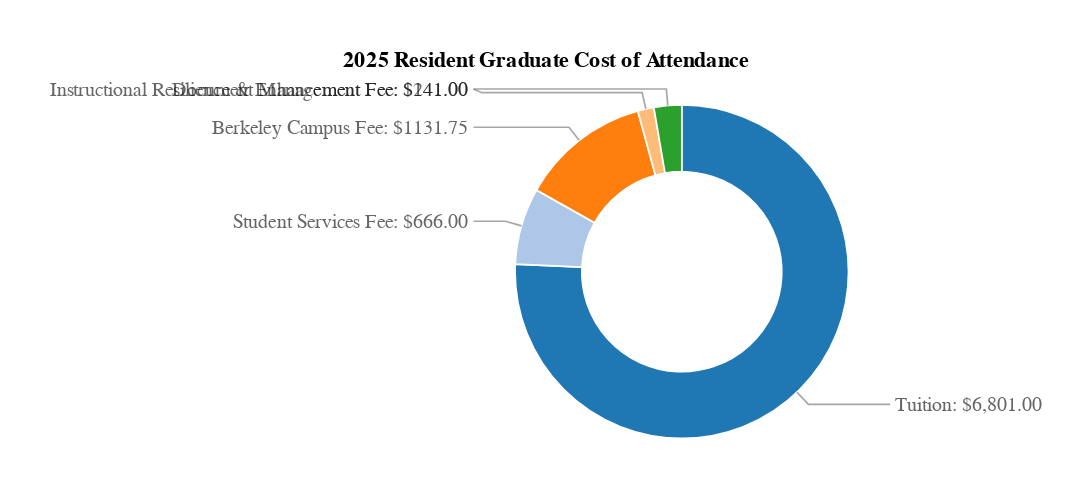

Describe this chart as a Vega-Lite specification.
### Vega specification from a JSON file in a GitHub repository (floating-point values rounded to 4 significant figures)
{"$schema": "https://vega.github.io/schema/vega/v6.json", "title": "2025 Resident Graduate Cost of Attendance", "description": "Donut with non-overlapping labels.", "width": 200, "height": 200, "autosize": "pad", "padding": 30, "signals": [{"name": "startAngle", "value": 0}, {"name": "sortField", "update": "''", "description": "Sort field if desired"}, {"name": "sortOrder", "update": "''", "description": "Sort order if desired (ascending or descending)"}, {"name": "labelFontSize", "init": "12", "description": "The font size used for labels"}, {"name": "labelHeight", "update": "labelFontSize", "description": "This is approximately the same as the label font size but can be adjusted if you want extra padding"}, {"name": "innerRadius", "update": "60"}, {"name": "outerRadius", "update": "100"}, {"name": "counter", "description": "Counter used to loop through an array", "value": 0, "on": [{"events": {"type": "timer", "throttle": 0}, "update": "counter<length(data('labelPositions'))?counter + 1:counter"}, {"events": {"signal": "leftRightCount"}, "update": "0"}]}, {"name": "shiftArray", "description": "An array of shift positions", "update": "{right: leftRightCount.right!=0? pluck(data('labelPositions')[0]['shiftArray'],'shift'):[], left: leftRightCount.left!=0? pluck(data('labelPositions')[leftRightCount.right]['shiftArray'],'shift'):[]}"}, {"name": "leftRightCountArray", "description": "Array of label sides", "update": "reverse(sort( pluck( data('labelPositions'), 'side')))"}, {"name": "leftRightCount", "description": "Count of  label sides", "update": "{right:lastindexof(leftRightCountArray,'right')+1,left:length(leftRightCountArray)- (lastindexof(leftRightCountArray,'right')+1)}"}, {"name": "p1", "description": "Used to loop through position array one element at a time with a running sum but reseting the counter to 0 if it ever goes negative", "value": {"right": 0, "left": 0}, "on": [{"events": {"signal": "leftRightCount"}, "update": "{'right': 0, 'left': 0}"}, {"events": {"signal": "counter"}, "update": "{right:shiftArray.right[counter-1]+p1.right<0?0:shiftArray.right[counter-1]+p1.right, left:shiftArray.left[counter-1]+p1.left<0?0:shiftArray.left[counter-1]+p1.left}", "force": true}]}, {"name": "p2", "description": "Used to reassemble the position array as a string with final shift positions", "value": {"right": [], "left": []}, "on": [{"events": {"signal": "leftRightCount"}, "update": "{'right': [], 'left': []}"}, {"events": {"signal": "p1"}, "update": "{right:length(p2.right)!=0? p1.right+','+p2.right:p1.right,left:length(p2.left)!=0? p1.left+','+p2.left:p1.left}"}]}, {"name": "shiftArrayRunning", "description": "Converts a string to an array and reverses", "update": "{right:reverse(split(p2.right,',')),left:reverse(split(p2.left,','))}"}], "data": [{"name": "table", "values": [{"id": "Tuition: $6,801.00", "value": 6801}, {"id": "Student Services Fee: $666.00", "value": 666}, {"id": "Berkeley Campus Fee: $1131.75", "value": 1132.0}, {"id": "Instructional Resilience & Enhancement Fee: $141.00", "value": 141}, {"id": "Document Management Fee: $241.00", "value": 241}], "transform": [{"type": "collect", "sort": {"field": {"signal": "sortField"}, "order": {"signal": "sortOrder"}}}, {"type": "pie", "field": "value", "startAngle": {"signal": "startAngle"}, "endAngle": {"signal": "round((2*PI)*10000)/10000+startAngle"}}, {"type": "formula", "as": "middleAngle", "expr": " (((datum.endAngle - datum.startAngle)/2) + datum.startAngle)-PI/2"}, {"type": "formula", "as": "side", "expr": "datum.middleAngle + PI/2  <= PI || datum.middleAngle + PI/2 >= 2*PI && datum.middleAngle + PI/2 <= PI*3?'right':'left'"}, {"type": "formula", "as": "x1", "expr": " (outerRadius *cos(datum.middleAngle))+width/2 "}, {"type": "formula", "as": "y1", "expr": " (outerRadius*sin(datum.middleAngle))+width/2 "}, {"type": "formula", "as": "x2", "expr": " ((outerRadius+10)*cos(datum.middleAngle))+width/2 "}, {"type": "formula", "as": "y2", "expr": " ((outerRadius+10)*sin(datum.middleAngle))+width/2 "}, {"type": "formula", "as": "x3", "expr": "datum.side== 'right'?outerRadius+(width/2)+20:(width/2)-outerRadius-20"}, {"type": "formula", "as": "bin", "expr": "0"}]}, {"name": "leftExt", "source": ["table"], "transform": [{"type": "filter", "expr": "datum.side=='left'"}, {"type": "extent", "field": "y2", "signal": "leftExt"}]}, {"name": "rightExt", "source": ["table"], "transform": [{"type": "filter", "expr": "datum.side=='right'"}, {"type": "extent", "field": "y2", "signal": "rightExt"}]}, {"name": "labelSequenceRight", "transform": [{"type": "sequence", "start": {"signal": "rightExt[0]"}, "stop": {"signal": "(rightExt[1]+labelHeight)"}, "step": {"signal": "labelHeight"}, "as": "bin"}, {"type": "formula", "expr": "'right'", "as": "side"}]}, {"name": "labelSequenceLeft", "transform": [{"type": "sequence", "start": {"signal": "leftExt[0]"}, "stop": {"signal": "(leftExt[1]+labelHeight)"}, "step": {"signal": "labelHeight"}, "as": "bin"}, {"type": "formula", "expr": "'left'", "as": "side"}]}, {"name": "labelBinsRight", "source": ["rightExt", "labelSequenceRight"], "transform": [{"type": "bin", "field": "y2", "step": {"signal": "labelHeight"}, "extent": {"signal": "rightExt"}, "interval": false, "as": ["binTemp", "bin1"], "nice": false}, {"type": "formula", "expr": "datum.bin==0?datum.binTemp:datum.bin", "as": "bin"}]}, {"name": "labelBinsLeft", "source": ["leftExt", "labelSequenceLeft"], "transform": [{"type": "bin", "field": "y2", "step": {"signal": "labelHeight"}, "extent": {"signal": "leftExt"}, "interval": false, "as": ["binTemp", "bin1"], "nice": false}, {"type": "formula", "expr": "datum.bin==0?datum.binTemp:datum.bin", "as": "bin"}]}, {"name": "labelPositions", "source": ["labelBinsLeft", "labelBinsRight"], "transform": [{"type": "joinaggregate", "ops": ["count"], "as": ["count"], "groupby": ["side", "bin"]}, {"type": "filter", "expr": "datum.value != null || datum.count == 1"}, {"type": "formula", "expr": "datum.count-1", "as": "count"}, {"type": "collect", "sort": {"field": ["side", "bin"], "order": ["descending", "ascending"]}}, {"type": "window", "sort": {"field": ["bin", "y2"], "order": ["ascending", "ascending"]}, "ops": ["row_number"], "as": ["index"], "groupby": ["side"]}, {"type": "window", "sort": {"field": "index", "order": "ascending"}, "ops": ["row_number"], "groupby": ["side", "bin"]}, {"type": "formula", "expr": "datum.value==0?0:datum.row_number", "as": "row_number"}, {"type": "formula", "expr": "datum.value==null?-labelHeight:datum.row_number==1?0:labelHeight", "as": "shift"}, {"type": "collect", "sort": {"field": ["side", "index"], "order": ["descending", "ascending"]}}, {"type": "joinaggregate", "ops": ["values"], "as": ["shiftArray"], "fields": ["shift"], "groupby": ["side"]}]}, {"name": "labelPositionsFinal", "source": ["labelPositions"], "transform": [{"type": "collect", "sort": {"field": ["side", "index"], "order": ["descending", "ascending"]}}, {"type": "formula", "expr": "datum.side=='right'?toNumber(shiftArrayRunning.right[datum.index-1]):toNumber(shiftArrayRunning.left[datum.index-1])", "as": "shiftArrayRunning"}, {"type": "formula", "expr": "datum.shiftArrayRunning+datum.bin", "as": "binShifted"}, {"type": "formula", "as": "x4", "expr": "datum.side== 'right'?outerRadius+(width/2)+25:(width/2)-outerRadius-25"}, {"type": "window", "sort": {"field": "index", "order": "ascending"}, "ops": ["lead"], "fields": ["shift"], "groupby": ["side"]}, {"type": "formula", "as": "y4", "expr": "datum.y2>datum.binShifted&&datum.lead_shift<0?datum.y2:datum.binShifted"}, {"type": "formula", "as": "labelPath", "expr": "datum.value==null?'': 'M '+ datum.x1 + ' ' + datum.y1 + 'L'+ datum.x2 + ' ' + datum.y2 + ' H'+ datum.x3  +'L '+ datum.x4 + ' ' + datum.y4 "}]}], "scales": [{"name": "color", "type": "ordinal", "domain": {"data": "table", "field": "id"}, "range": {"scheme": "category20"}}], "marks": [{"type": "arc", "from": {"data": "table"}, "encode": {"enter": {"fill": {"scale": "color", "field": "id"}, "x": {"signal": "width / 2"}, "y": {"signal": "height / 2"}, "stroke": {"value": "white"}}, "update": {"startAngle": {"field": "startAngle"}, "endAngle": {"field": "endAngle"}, "innerRadius": {"signal": "innerRadius"}, "outerRadius": {"signal": "outerRadius"}}}}, {"type": "path", "name": "labelPath", "from": {"data": "labelPositionsFinal"}, "encode": {"update": {"strokeWidth": {"value": 1}, "path": {"field": "labelPath"}, "stroke": {"value": "grey"}, "opacity": {"value": 0.7}}}}, {"type": "rect", "from": {"data": "labelPositionsFinal"}, "description": "Debug boxes. Opacity is set to zero but can be changed to better understand how the bins are being layed out", "encode": {"update": {"x": {"field": "x4"}, "y": {"field": "y4"}, "width": {"value": 20}, "height": {"signal": "labelHeight"}, "strokeWidth": {"value": 2}, "stroke": {"value": "grey"}, "fill": {"value": "#4682b4"}, "opacity": {"signal": "datum.value==null?0:0"}}}}, {"type": "text", "name": "labels", "from": {"data": "labelPositionsFinal"}, "encode": {"update": {"text": {"field": "id"}, "opacity": {"value": 0.6}, "fill": {"value": "black"}, "baseline": {"value": "middle"}, "align": {"signal": "datum.side=='left'?'right':'left'"}, "dx": {"signal": "datum.side=='left'?-3:3"}, "x": {"field": "x4"}, "y": {"field": "y4"}, "fontSize": {"signal": "labelFontSize"}}}}]}
